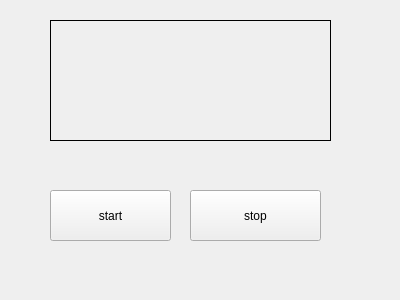
<?xml version="1.0" encoding="UTF-8"?>
<ui version="4.0">
 <class>Widget</class>
 <widget class="QWidget" name="Widget">
  <property name="geometry">
   <rect>
    <x>0</x>
    <y>0</y>
    <width>400</width>
    <height>300</height>
   </rect>
  </property>
  <property name="windowTitle">
   <string>Widget</string>
  </property>
  <widget class="QLabel" name="label">
   <property name="geometry">
    <rect>
     <x>50</x>
     <y>20</y>
     <width>281</width>
     <height>121</height>
    </rect>
   </property>
   <property name="frameShape">
    <enum>QFrame::Box</enum>
   </property>
   <property name="text">
    <string/>
   </property>
  </widget>
  <widget class="QPushButton" name="startBtn">
   <property name="geometry">
    <rect>
     <x>50</x>
     <y>190</y>
     <width>121</width>
     <height>51</height>
    </rect>
   </property>
   <property name="text">
    <string>start</string>
   </property>
  </widget>
  <widget class="QPushButton" name="stopBtn">
   <property name="geometry">
    <rect>
     <x>190</x>
     <y>190</y>
     <width>131</width>
     <height>51</height>
    </rect>
   </property>
   <property name="text">
    <string>stop</string>
   </property>
  </widget>
 </widget>
 <layoutdefault spacing="6" margin="11"/>
 <resources/>
 <connections/>
</ui>
